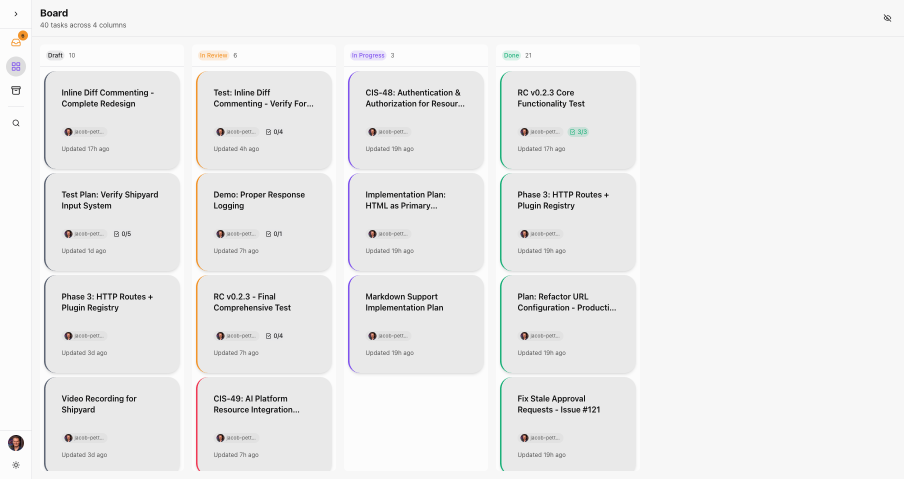
#> input picture assets/board-view.png, 1807 x 958 px (shown at 1/2 size)
$ python generate-icons.py ../assets/board-view.png
#> lines starting #> are read from the running program, lines starting #| are printed output that depends on the picture
#!/usr/bin/env python3
"""
Generate all required icon sizes from a source image.

Usage:
    python scripts/generate-icons.py path/to/source-icon.png

Outputs to apps/web/public/:
    - favicon.ico (16x16, 32x32, 48x48)
    - icon-192.png (192x192)
    - icon-512.png (512x512)
    - apple-touch-icon.png (180x180)
"""

import sys
from pathlib import Path
from PIL import Image

def resize_with_padding(image: Image.Image, target_size: tuple[int, int]) -> Image.Image:
    """Resize image to fit in target size, adding padding if needed to maintain aspect ratio."""
    # Calculate scaling to fit within target
    img_ratio = image.width / image.height
    target_ratio = target_size[0] / target_size[1]

    if img_ratio > target_ratio:
        # Image is wider - scale to width
        new_width = target_size[0]
        new_height = int(target_size[0] / img_ratio)
    else:
        # Image is taller - scale to height
        new_height = target_size[1]
        new_width = int(target_size[1] * img_ratio)

    # Resize maintaining aspect ratio
    resized = image.resize((new_width, new_height), Image.Resampling.LANCZOS)

    # Create new image with padding (transparent)
    result = Image.new('RGBA', target_size, (0, 0, 0, 0))

    # Center the resized image
    paste_x = (target_size[0] - new_width) // 2
    paste_y = (target_size[1] - new_height) // 2
    result.paste(resized, (paste_x, paste_y))

    return result

def generate_icons(source_path: str, output_dir: str):
    """Generate all icon sizes from source image."""
#> called with source_path = '../assets/board-view.png', output_dir = 'apps/web/public'
    source = Path(source_path)
    output = Path(output_dir)
    output.mkdir(parents=True, exist_ok=True)

    # Load source image
    print(f"Loading {source}...")
    img = Image.open(source)
#> img is the input picture: PIL image 1807x958 RGB; mean R, G, B 237, 236.9, 236.9

    # Ensure RGBA mode for transparency
    if img.mode != 'RGBA':
        img = img.convert('RGBA')
#> img: PIL image 1807x958 RGBA

    # Icon sizes to generate
    sizes = {
        'icon-192.png': (192, 192),
        'icon-512.png': (512, 512),
        'apple-touch-icon.png': (180, 180),
    }

    for filename, size in sizes.items():
        print(f"Generating {filename} ({size[0]}x{size[1]})...")
        resized = resize_with_padding(img, size)
        resized.save(output / filename, 'PNG', optimize=True)
#> this loop made 3 passes
#> pass 1, in resize_with_padding, `resized = image.resize((new_width, new_height), Image.Resampling.LANCZ..`:
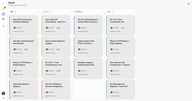
#> resized: PIL image 192x101 RGBA; mean R, G, B, A 237, 236.9, 236.9, 255
#> pass 1, in generate_icons, `resized = resize_with_padding(img, size)`:
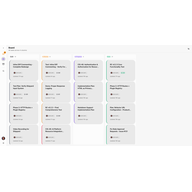
#> resized: PIL image 192x192 RGBA; mean R, G, B, A 124.7, 124.6, 124.6, 134.1; transparent parts drawn white
#> after the loop:
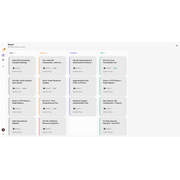
#> resized: PIL image 180x180 RGBA; mean R, G, B, A 125.1, 125, 125, 134.6; transparent parts drawn white

    # Generate multi-size favicon.ico
    print("Generating favicon.ico (16x16, 32x32, 48x48)...")
    favicon_sizes = [(16, 16), (32, 32), (48, 48)]
    favicon_images = [resize_with_padding(img, size) for size in favicon_sizes]
#> call 4 of resize_with_padding, with target_size = (16, 16)
#> in resize_with_padding (call 4), `result = Image.new('RGBA', target_size, (0, 0, 0, 0))`: result: PIL image 16x16 RGBA; every value is 0
#> in resize_with_padding (call 4), `result.paste(resized, (paste_x, paste_y))`:
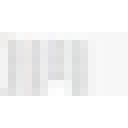
#> result: PIL image 16x16 RGBA (shown 8 times larger); mean R, G, B, A 118.4, 118.4, 118.4, 127.5; transparent parts drawn white
#> in resize_with_padding (call 5), `new_height = int(target_size[0] / img_ratio)`: new_height = 16
#> in resize_with_padding (call 5), `resized = image.resize((new_width, new_height), Image.Resampling.LANCZ..`:
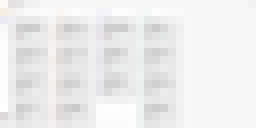
#> resized: PIL image 32x16 RGBA (shown 8 times larger); mean R, G, B, A 236.9, 236.8, 236.8, 255
#> in resize_with_padding (call 5), `result = Image.new('RGBA', target_size, (0, 0, 0, 0))`: result: PIL image 32x32 RGBA; every value is 0
#> in resize_with_padding (call 5), `paste_y = (target_size[1] - new_height) // 2`: paste_y = 8
#> in resize_with_padding (call 6), `new_height = int(target_size[0] / img_ratio)`: new_height = 25
#> in resize_with_padding (call 6), `resized = image.resize((new_width, new_height), Image.Resampling.LANCZ..`:
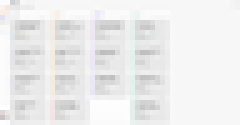
#> resized: PIL image 48x25 RGBA (shown 5 times larger); mean R, G, B, A 236.9, 236.8, 236.8, 255
#> in resize_with_padding (call 6), `result = Image.new('RGBA', target_size, (0, 0, 0, 0))`: result: PIL image 48x48 RGBA; every value is 0
#> in resize_with_padding (call 6), `paste_y = (target_size[1] - new_height) // 2`: paste_y = 11
#> in resize_with_padding (call 6), `result.paste(resized, (paste_x, paste_y))`:
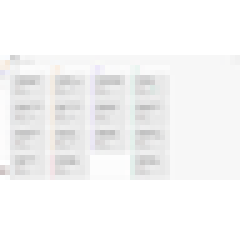
#> result: PIL image 48x48 RGBA (shown 5 times larger); mean R, G, B, A 123.4, 123.3, 123.4, 132.8; transparent parts drawn white
#> favicon_images = 3 items

    # Save as ICO with multiple sizes
    favicon_images[0].save(
        output / 'favicon.ico',
        format='ICO',
        sizes=[(im.width, im.height) for im in favicon_images],
        append_images=favicon_images[1:],
    )

    print(f"\n✅ Generated {len(sizes) + 1} icon files in {output}")
    print("\nFiles created:")
    for f in sorted(output.glob('*.png')) + list(output.glob('*.ico')):
        if f.name not in ['icon.svg', 'og-image.png']:
            size_kb = f.stat().st_size / 1024
            print(f"  - {f.name:30s} {size_kb:>6.1f} KB")

if __name__ == '__main__':
    if len(sys.argv) < 2:
        print("Usage: python scripts/generate-icons.py path/to/source-icon.png")
        sys.exit(1)

    source_path = sys.argv[1]
    output_dir = 'apps/web/public'

    generate_icons(source_path, output_dir)

$ run again, on assets/inbox-split-panel.png
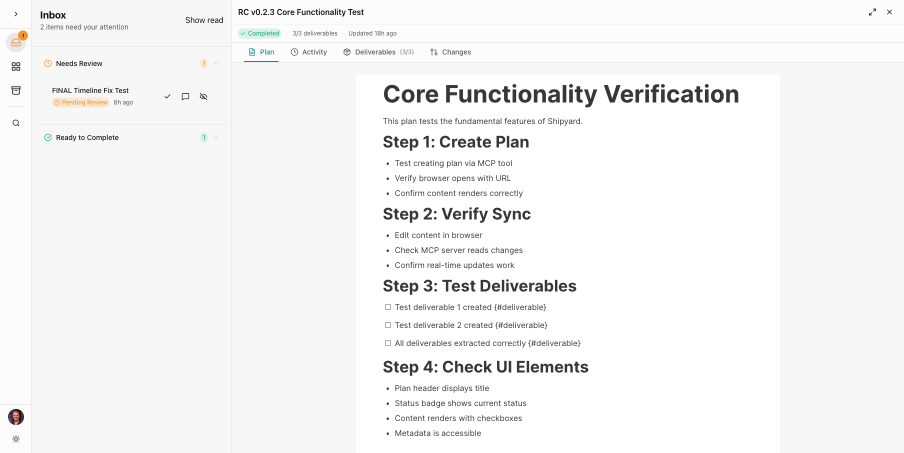
#> input picture assets/inbox-split-panel.png, 1807 x 906 px (shown at 1/2 size)
#> in generate_icons, img is the input picture: PIL image 1807x906 RGB; mean R, G, B 245.5, 245.5, 245.4
#> img: PIL image 1807x906 RGBA
#> after the loop in generate_icons, `for filename, size in sizes.items():`:
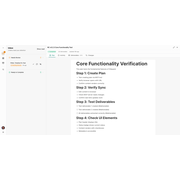
#> resized: PIL image 180x180 RGBA; mean R, G, B, A 122.6, 122.6, 122.5, 127.5; transparent parts drawn white
#> new_height = 24
#> paste_y = 12
#> in resize_with_padding (call 6), `result.paste(resized, (paste_x, paste_y))`:
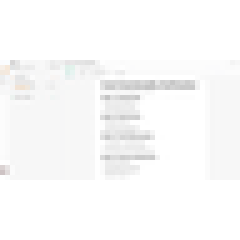
#> result: PIL image 48x48 RGBA (shown 5 times larger); mean R, G, B, A 122.6, 122.6, 122.6, 127.5; transparent parts drawn white
#> favicon_images = 3 items

$ run again, on assets/inbox-view.png
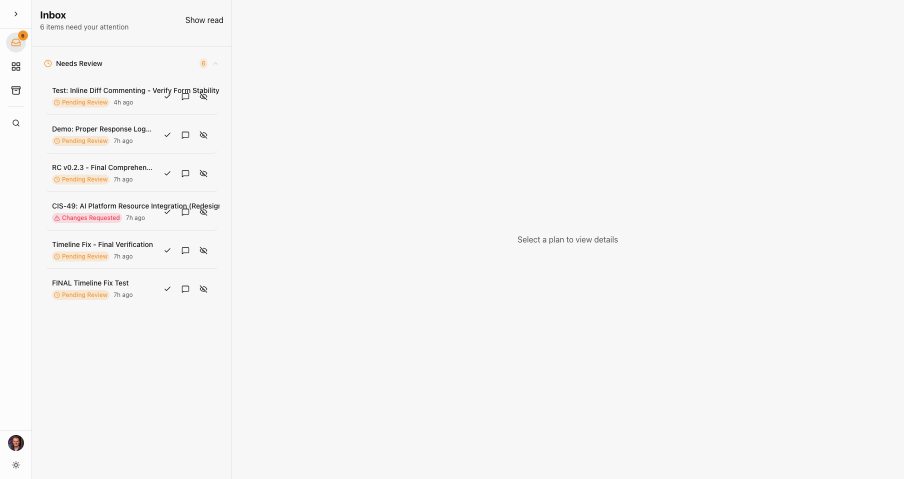
#> input picture assets/inbox-view.png, 1807 x 958 px (shown at 1/2 size)
#> in generate_icons, img is the input picture: PIL image 1807x958 RGB; mean R, G, B 246, 245.7, 245.5
#> img: PIL image 1807x958 RGBA
#> the loop in generate_icons, `for filename, size in sizes.items():` made 3 passes
#> pass 1, in generate_icons, `resized = resize_with_padding(img, size)`:
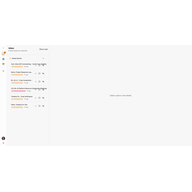
#> resized: PIL image 192x192 RGBA; mean R, G, B, A 129.4, 129.2, 129.1, 134.1; transparent parts drawn white
#> new_height = 25
#> in resize_with_padding (call 6), `resized = image.resize((new_width, new_height), Image.Resampling.LANCZ..`:
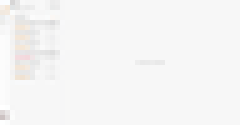
#> resized: PIL image 48x25 RGBA (shown 5 times larger); mean R, G, B, A 245.9, 245.7, 245.5, 255
#> paste_y = 11
#> favicon_images = 3 items

$ run again, on assets/task-detail-full.png
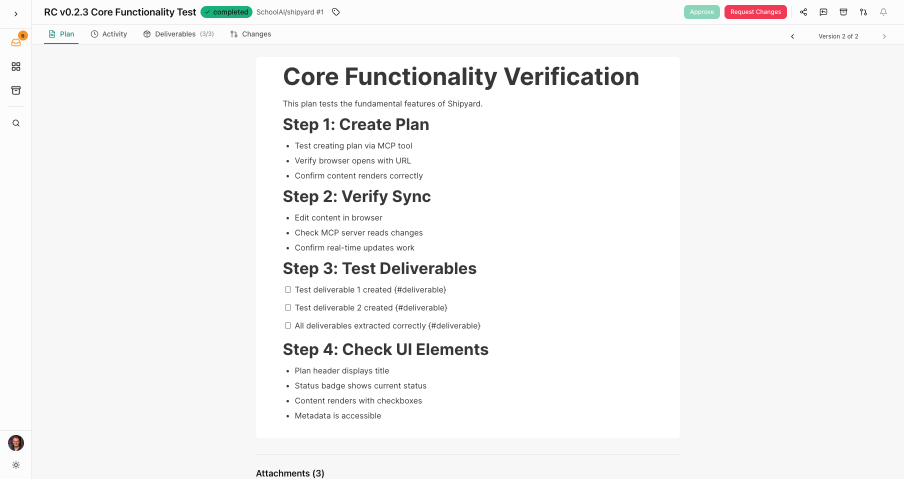
#> input picture assets/task-detail-full.png, 1807 x 958 px (shown at 1/2 size)
#> in generate_icons, img is the input picture: PIL image 1807x958 RGB; mean R, G, B 245.3, 245.2, 245.2
#> img: PIL image 1807x958 RGBA
#> new_height = 25
#> paste_y = 11
#> in resize_with_padding (call 6), `result.paste(resized, (paste_x, paste_y))`:
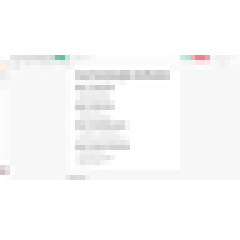
#> result: PIL image 48x48 RGBA (shown 5 times larger); mean R, G, B, A 127.6, 127.6, 127.6, 132.8; transparent parts drawn white
#> favicon_images = 3 items
